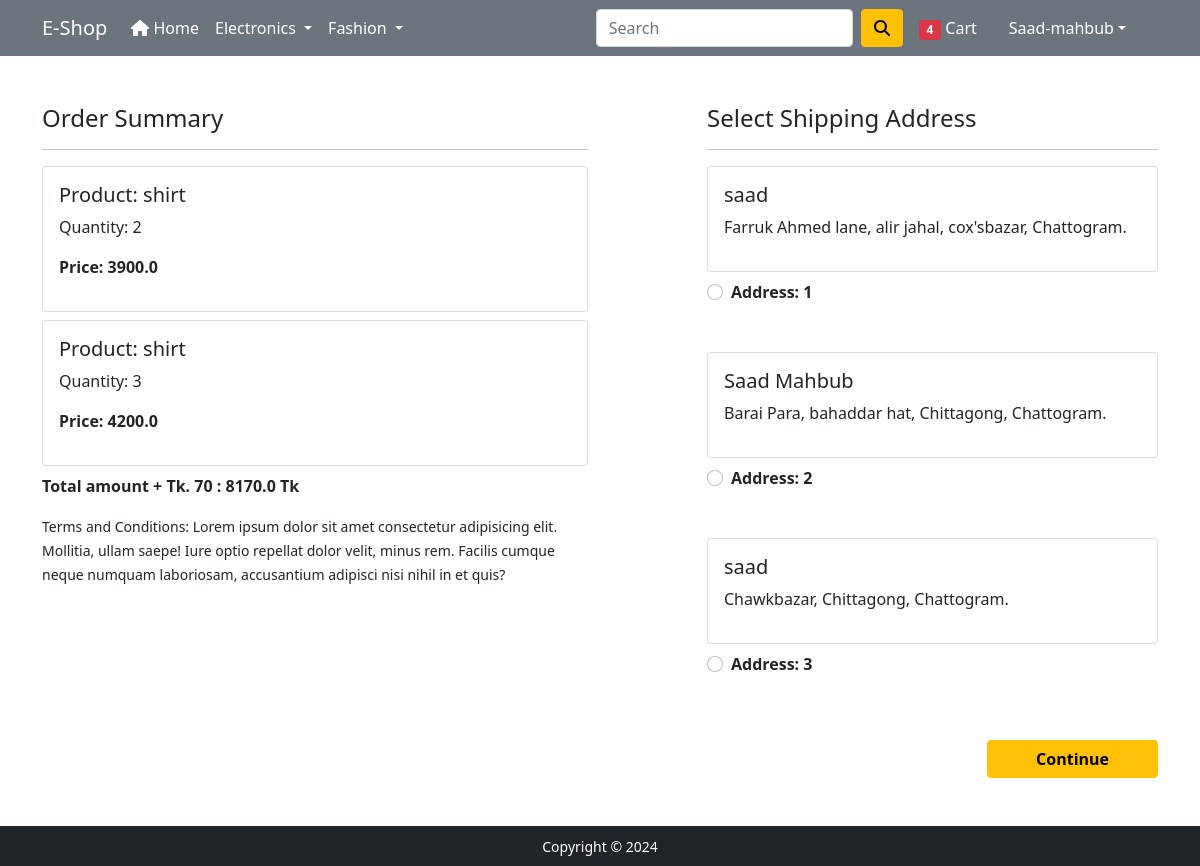
The app's page /checkout/ (signed in) with its own data.
### app/models.py (models this page shows, shortened)
class Cart(models.Model):
    user = models.ForeignKey(User,on_delete=models.CASCADE)
    product = models.ForeignKey(Product,on_delete=models.CASCADE)
    quantity = models.PositiveIntegerField(default=1)
    @property
    def total_cost(self):
        return self.quantity * self.product.discount_price

class Product(models.Model):
    CATEGORY_CHOICES = (
        ('M','Mobile'),
        ('L','Laptop'),
        ('TW','Top Wear'),
        ('BW','Bottom Wear'),
    )
    title = models.CharField(max_length=100)
    selling_price = models.FloatField()
    discount_price = models.FloatField()
    description = models.TextField()
    brand = models.CharField(max_length=100)
    category = models.CharField(choices=CATEGORY_CHOICES,max_length=5)
    product_image = models.ImageField(upload_to='productimg')

class Customer(models.Model):
    DIVISION_CHOICE = (
        ('Dhaka','Dhaka'),
        ('Chattogram','Chattogram'),
        ('Khulna','Khulna'),
        ('Rajshahi','Rajshahi'),
        ('Barishal','Barishal'),
        ('Rangpur','Rangpur'),
        ('Mymensingh ','Mymensingh '),
        ('Sylhet','Sylhet'),
    )
    user = models.ForeignKey(User,on_delete=models.CASCADE)
    name = models.CharField(max_length=200)
    locality = models.CharField(max_length=200)
    city = models.CharField(max_length=100)
    division = models.CharField(choices=DIVISION_CHOICE, max_length=50)

### app/views.py (the view)
# urls.py: path('checkout/', views.checkout, name='checkout'),
@login_required
def checkout(request):
    user = request.user
    address = Customer.objects.filter(user=user)
    cart_item = Cart.objects.filter(user=user)
    amount = 0.0
    shipping_amount = 70.0
    total_amount = 0.0
    cart_product = [p for p in Cart.objects.all() if p.user == user]
    if cart_product:
        for p in cart_product:
            tempamount = (p.quantity * p.product.discount_price)
            amount += tempamount
        total_amount = amount + shipping_amount
    return render(request, 'app/checkout.html',{'address':address,'total_amount':total_amount,'cart_item':cart_item})

### app/templates/app/checkout.html (shortened to what this page needs)
{% extends 'app/base.html' %}
{% load static %}
{% block main-content %}
<div class="container">
 <div class="row mt-5">
  <div class="col-sm-6">
    <h4>Order Summary</h4>
    <hr>
      {% for items in cart_item %}
        <div class="card mb-2">
          <div class="card-body">
            <h5>Product: {{items.product.title}}</h5>
            <p>Quantity: {{items.quantity}}</p>
            <p class="fw-bold">Price: {{items.total_cost}}</p>
          </div>
        </div>
      {% endfor %}
      <p class='fw-bold'>Total amount + Tk. 70 : {{total_amount}} Tk</p>
    <small>Terms and Conditions: Lorem ipsum dolor sit amet consectetur adipisicing elit. Mollitia, ullam saepe! Iure optio repellat dolor velit, minus rem. Facilis cumque neque numquam laboriosam, accusantium adipisci nisi nihil in et quis?</small>
  </div>
  <div class="col-sm-5 offset-sm-1">
    <h4>Select Shipping Address</h4>
    <hr>
    <form action="/paymentdone">
      {% for add in address %}
        <div class="card">
          <div class="card-body">
          <h5>{{add.name}}</h5>
          <p>{{add.locality}}, {{add.city}}, {{add.division}}.</p>
          </div>
        </div>
        <div class="form-check mt-2 mb-5">
          <input class="form-check-input" type="radio" name="customerID" id="customeradd{{forloop.counter}}" value="{{add.id}}">
          <label class="form-check-label fw-bold" for="customeradd{{forloop.counter}}">
            Address: {{forloop.counter}} </label>
        </div>
      {% endfor %}
        <div class="text-end">
          <button type="submit" class="btn btn-warning mt-3 px-5 fw-bold">Continue</button>
        </div>
    </form>
    </div>
  </div>
</div>
{% endblock main-content %}

### app/templates/app/base.html (shortened to what this page needs)
<!doctype html>
{% load static %}
<html lang="en">
  <head>
    <link href="https://cdn.jsdelivr.net/npm/bootstrap@5.0.0-beta1/dist/css/bootstrap.min.css" rel="stylesheet">
    <link rel="stylesheet" href="{% static 'app/css/owl.carousel.min.css' %}">
    <link rel="stylesheet" href="{% static 'app/css/all.min.css' %}">
    <link rel="stylesheet" href="{% static 'app/css/style.css' %}">
  </head>
  <body>
    <nav class="navbar navbar-expand-lg navbar-dark bg-secondary">
     <div class="container">
       <a class="navbar-brand" href="/">E-Shop</a>
       <div class="collapse navbar-collapse" id="navbarSupportedContent">
         <ul class="navbar-nav me-auto mb-2 mb-lg-0">
           <li class="nav-item">
             <a class="nav-link active" aria-current="page" href="/"><i class="fa fa-home" aria-hidden="true"></i> Home</a>
           </li>
           <li class="nav-item dropdown">
             <a class="nav-link dropdown-toggle text-white" href="#" id="electronicsDropdown" role="button" data-bs-toggle="dropdown" aria-expanded="false">
               Electronics
             </a>
           </li>
           <li class="nav-item dropdown">
             <a class="nav-link dropdown-toggle text-white" href="#" id="fashionDropdown" role="button" data-bs-toggle="dropdown" aria-expanded="false">
               Fashion
             </a>
           </li>
         </ul>
         <form class="d-flex">
           <input class="form-control me-2" type="search" placeholder="Search" aria-label="Search">
           <button class="btn btn-warning" type="submit"><i class="fas fa-search"></i></button>
         </form>
         <div>
          <ul class="navbar-nav me-auto mb-2 mb-lg-0">
          {% if request.user.is_authenticated %}
            <li class="nav-item mx-2">
              <a href="{% url 'show_cart' %}" class="nav-link text-white"><span class="badge bg-danger">4</span> Cart </a>
            </li>
           <li class="nav-item dropdown mx-2">
              <a class="nav-link dropdown-toggle text-white" href="#" id="profileDropdown" role="button" data-bs-toggle="dropdown" aria-expanded="false">{{request.user|capfirst}}</a>
            </li>
            {% else %}
             <a href="{% url 'login' %}" class="nav-link text-white">Login</a>
            </li>
            <li class="nav-item mx-2">
             <a href="{% url 'customerregistration' %}" class="nav-link text-white">Registration</a>
            </li>
            {% endif %}
          </ul>
         </div>
       </div>
     </div>
    </nav>
    {% block main-content %} {% endblock main-content %}
    <footer class="container-fluid bg-dark text-center p-2 mt-5">
        <small class="text-white">Copyright &copy; 2024  </small>
    </footer>
  </body>
</html>

### records on screen
Cart: product "shirt", quantity "2", total_cost "3900.0"
Cart: product "shirt", quantity "3", total_cost "4200.0"
Customer: name "saad", locality "Farruk Ahmed lane, alir jahal", city "cox'sbazar", division "Chattogram"
Customer: name "Saad Mahbub", locality "Barai Para, bahaddar hat", city "Chittagong", division "Chattogram"
Customer: name "saad", locality "Chawkbazar", city "Chittagong", division "Chattogram"

### other values on screen
{{ request.user|capfirst }} "Saad-mahbub"
{{ total_amount }} "8170.0"
